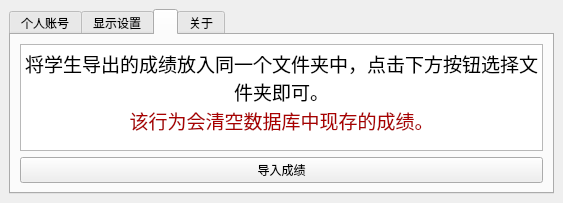
<?xml version="1.0" encoding="UTF-8"?>
<ui version="4.0">
 <class>Setting</class>
 <widget class="QMainWindow" name="Setting">
  <property name="geometry">
   <rect>
    <x>0</x>
    <y>0</y>
    <width>563</width>
    <height>203</height>
   </rect>
  </property>
  <property name="windowTitle">
   <string>MainWindow</string>
  </property>
  <widget class="QWidget" name="centralwidget">
   <layout class="QHBoxLayout" name="horizontalLayout_5">
    <item>
     <widget class="QTabWidget" name="tabWidget">
      <property name="tabPosition">
       <enum>QTabWidget::North</enum>
      </property>
      <property name="tabShape">
       <enum>QTabWidget::Rounded</enum>
      </property>
      <property name="currentIndex">
       <number>2</number>
      </property>
      <property name="elideMode">
       <enum>Qt::ElideLeft</enum>
      </property>
      <property name="usesScrollButtons">
       <bool>true</bool>
      </property>
      <property name="documentMode">
       <bool>false</bool>
      </property>
      <property name="tabBarAutoHide">
       <bool>false</bool>
      </property>
      <widget class="QWidget" name="accInfoTab">
       <attribute name="title">
        <string>个人账号</string>
       </attribute>
       <layout class="QVBoxLayout" name="verticalLayout">
        <item>
         <layout class="QHBoxLayout" name="horizontalLayout">
          <item>
           <widget class="QLabel" name="label">
            <property name="sizePolicy">
             <sizepolicy hsizetype="Fixed" vsizetype="Fixed">
              <horstretch>0</horstretch>
              <verstretch>0</verstretch>
             </sizepolicy>
            </property>
            <property name="minimumSize">
             <size>
              <width>100</width>
              <height>0</height>
             </size>
            </property>
            <property name="font">
             <font>
              <pointsize>12</pointsize>
             </font>
            </property>
            <property name="text">
             <string>账号：</string>
            </property>
           </widget>
          </item>
          <item>
           <widget class="QLineEdit" name="userAccount">
            <property name="sizePolicy">
             <sizepolicy hsizetype="Fixed" vsizetype="Fixed">
              <horstretch>0</horstretch>
              <verstretch>0</verstretch>
             </sizepolicy>
            </property>
            <property name="minimumSize">
             <size>
              <width>180</width>
              <height>0</height>
             </size>
            </property>
            <property name="readOnly">
             <bool>true</bool>
            </property>
           </widget>
          </item>
          <item>
           <spacer name="horizontalSpacer">
            <property name="orientation">
             <enum>Qt::Horizontal</enum>
            </property>
            <property name="sizeType">
             <enum>QSizePolicy::Fixed</enum>
            </property>
            <property name="sizeHint" stdset="0">
             <size>
              <width>80</width>
              <height>0</height>
             </size>
            </property>
           </spacer>
          </item>
         </layout>
        </item>
        <item>
         <layout class="QHBoxLayout" name="horizontalLayout_2">
          <item>
           <widget class="QLabel" name="label_2">
            <property name="sizePolicy">
             <sizepolicy hsizetype="Fixed" vsizetype="Fixed">
              <horstretch>0</horstretch>
              <verstretch>0</verstretch>
             </sizepolicy>
            </property>
            <property name="minimumSize">
             <size>
              <width>100</width>
              <height>0</height>
             </size>
            </property>
            <property name="font">
             <font>
              <pointsize>12</pointsize>
             </font>
            </property>
            <property name="text">
             <string>姓名：</string>
            </property>
           </widget>
          </item>
          <item>
           <widget class="QLineEdit" name="userName">
            <property name="sizePolicy">
             <sizepolicy hsizetype="Fixed" vsizetype="Fixed">
              <horstretch>0</horstretch>
              <verstretch>0</verstretch>
             </sizepolicy>
            </property>
            <property name="minimumSize">
             <size>
              <width>180</width>
              <height>0</height>
             </size>
            </property>
            <property name="readOnly">
             <bool>true</bool>
            </property>
           </widget>
          </item>
          <item>
           <widget class="QPushButton" name="rename">
            <property name="sizePolicy">
             <sizepolicy hsizetype="Fixed" vsizetype="Fixed">
              <horstretch>0</horstretch>
              <verstretch>0</verstretch>
             </sizepolicy>
            </property>
            <property name="minimumSize">
             <size>
              <width>80</width>
              <height>0</height>
             </size>
            </property>
            <property name="text">
             <string>修改</string>
            </property>
           </widget>
          </item>
         </layout>
        </item>
        <item>
         <layout class="QHBoxLayout" name="horizontalLayout_4">
          <item>
           <widget class="QPushButton" name="btnSignOut">
            <property name="font">
             <font>
              <pointsize>12</pointsize>
             </font>
            </property>
            <property name="text">
             <string>退出账户</string>
            </property>
           </widget>
          </item>
          <item>
           <widget class="QPushButton" name="btnChangePsw">
            <property name="font">
             <font>
              <pointsize>12</pointsize>
             </font>
            </property>
            <property name="text">
             <string>修改密码</string>
            </property>
           </widget>
          </item>
         </layout>
        </item>
       </layout>
      </widget>
      <widget class="QWidget" name="displayTab">
       <attribute name="title">
        <string>显示设置</string>
       </attribute>
       <layout class="QGridLayout" name="gridLayout_2">
        <item row="1" column="0">
         <spacer name="verticalSpacer">
          <property name="orientation">
           <enum>Qt::Vertical</enum>
          </property>
          <property name="sizeHint" stdset="0">
           <size>
            <width>20</width>
            <height>40</height>
           </size>
          </property>
         </spacer>
        </item>
        <item row="0" column="0">
         <widget class="QPushButton" name="switchDisplayMode">
          <property name="text">
           <string>常规模式/夜间模式切换</string>
          </property>
         </widget>
        </item>
       </layout>
      </widget>
      <widget class="QWidget" name="gradeTab">
       <attribute name="title">
        <string/>
       </attribute>
       <layout class="QHBoxLayout" name="horizontalLayout_6">
        <property name="spacing">
         <number>0</number>
        </property>
        <property name="leftMargin">
         <number>0</number>
        </property>
        <property name="topMargin">
         <number>0</number>
        </property>
        <property name="rightMargin">
         <number>0</number>
        </property>
        <property name="bottomMargin">
         <number>0</number>
        </property>
        <item>
         <widget class="QStackedWidget" name="gradeTabStack">
          <property name="currentIndex">
           <number>0</number>
          </property>
          <widget class="QWidget" name="teacherPage">
           <layout class="QVBoxLayout" name="verticalLayout_3">
            <item>
             <widget class="QTextBrowser" name="textBrowser_2">
              <property name="html">
               <string>&lt;!DOCTYPE HTML PUBLIC &quot;-//W3C//DTD HTML 4.0//EN&quot; &quot;http://www.w3.org/TR/REC-html40/strict.dtd&quot;&gt;
&lt;html&gt;&lt;head&gt;&lt;meta name=&quot;qrichtext&quot; content=&quot;1&quot; /&gt;&lt;style type=&quot;text/css&quot;&gt;
p, li { white-space: pre-wrap; }
&lt;/style&gt;&lt;/head&gt;&lt;body style=&quot; font-family:'SimSun'; font-size:9pt; font-weight:400; font-style:normal;&quot;&gt;
&lt;p align=&quot;center&quot; style=&quot; margin-top:0px; margin-bottom:0px; margin-left:0px; margin-right:0px; -qt-block-indent:0; text-indent:0px;&quot;&gt;&lt;span style=&quot; font-size:14pt;&quot;&gt;将学生导出的成绩放入同一个文件夹中，点击下方按钮选择文件夹即可。&lt;/span&gt;&lt;/p&gt;
&lt;p align=&quot;center&quot; style=&quot; margin-top:0px; margin-bottom:0px; margin-left:0px; margin-right:0px; -qt-block-indent:0; text-indent:0px;&quot;&gt;&lt;span style=&quot; font-size:14pt; color:#aa0000;&quot;&gt;该行为会清空数据库中现存的成绩。&lt;/span&gt;&lt;/p&gt;&lt;/body&gt;&lt;/html&gt;</string>
              </property>
             </widget>
            </item>
            <item>
             <widget class="QPushButton" name="btnImport">
              <property name="text">
               <string>导入成绩</string>
              </property>
             </widget>
            </item>
           </layout>
          </widget>
          <widget class="QWidget" name="studentPage">
           <layout class="QVBoxLayout" name="verticalLayout_2">
            <item>
             <widget class="QTextBrowser" name="gradeInfoText"/>
            </item>
            <item>
             <widget class="QPushButton" name="btnExport">
              <property name="text">
               <string>导出成绩</string>
              </property>
             </widget>
            </item>
           </layout>
          </widget>
         </widget>
        </item>
       </layout>
      </widget>
      <widget class="QWidget" name="aboutTab">
       <attribute name="title">
        <string>关于</string>
       </attribute>
       <layout class="QHBoxLayout" name="horizontalLayout_3">
        <item>
         <widget class="QTextBrowser" name="textBrowser">
          <property name="html">
           <string>&lt;!DOCTYPE HTML PUBLIC &quot;-//W3C//DTD HTML 4.0//EN&quot; &quot;http://www.w3.org/TR/REC-html40/strict.dtd&quot;&gt;
&lt;html&gt;&lt;head&gt;&lt;meta name=&quot;qrichtext&quot; content=&quot;1&quot; /&gt;&lt;style type=&quot;text/css&quot;&gt;
p, li { white-space: pre-wrap; }
&lt;/style&gt;&lt;/head&gt;&lt;body style=&quot; font-family:'SimSun'; font-size:9pt; font-weight:400; font-style:normal;&quot;&gt;
&lt;p align=&quot;center&quot; style=&quot;-qt-paragraph-type:empty; margin-top:0px; margin-bottom:0px; margin-left:0px; margin-right:0px; -qt-block-indent:0; text-indent:0px;&quot;&gt;&lt;br /&gt;&lt;/p&gt;
&lt;p align=&quot;center&quot; style=&quot;-qt-paragraph-type:empty; margin-top:0px; margin-bottom:0px; margin-left:0px; margin-right:0px; -qt-block-indent:0; text-indent:0px;&quot;&gt;&lt;br /&gt;&lt;/p&gt;
&lt;p align=&quot;center&quot; style=&quot;-qt-paragraph-type:empty; margin-top:0px; margin-bottom:0px; margin-left:0px; margin-right:0px; -qt-block-indent:0; text-indent:0px;&quot;&gt;&lt;br /&gt;&lt;/p&gt;
&lt;p align=&quot;center&quot; style=&quot; margin-top:0px; margin-bottom:0px; margin-left:0px; margin-right:0px; -qt-block-indent:0; text-indent:0px;&quot;&gt;&lt;span style=&quot; font-size:12pt; font-weight:600;&quot;&gt;Power by Desmond.&lt;/span&gt;&lt;/p&gt;
&lt;p align=&quot;center&quot; style=&quot; margin-top:0px; margin-bottom:0px; margin-left:0px; margin-right:0px; -qt-block-indent:0; text-indent:0px;&quot;&gt;&lt;span style=&quot; font-size:12pt; font-weight:600;&quot;&gt;All right reserve.&lt;/span&gt;&lt;/p&gt;&lt;/body&gt;&lt;/html&gt;</string>
          </property>
         </widget>
        </item>
       </layout>
      </widget>
     </widget>
    </item>
   </layout>
  </widget>
 </widget>
 <resources/>
 <connections/>
</ui>
